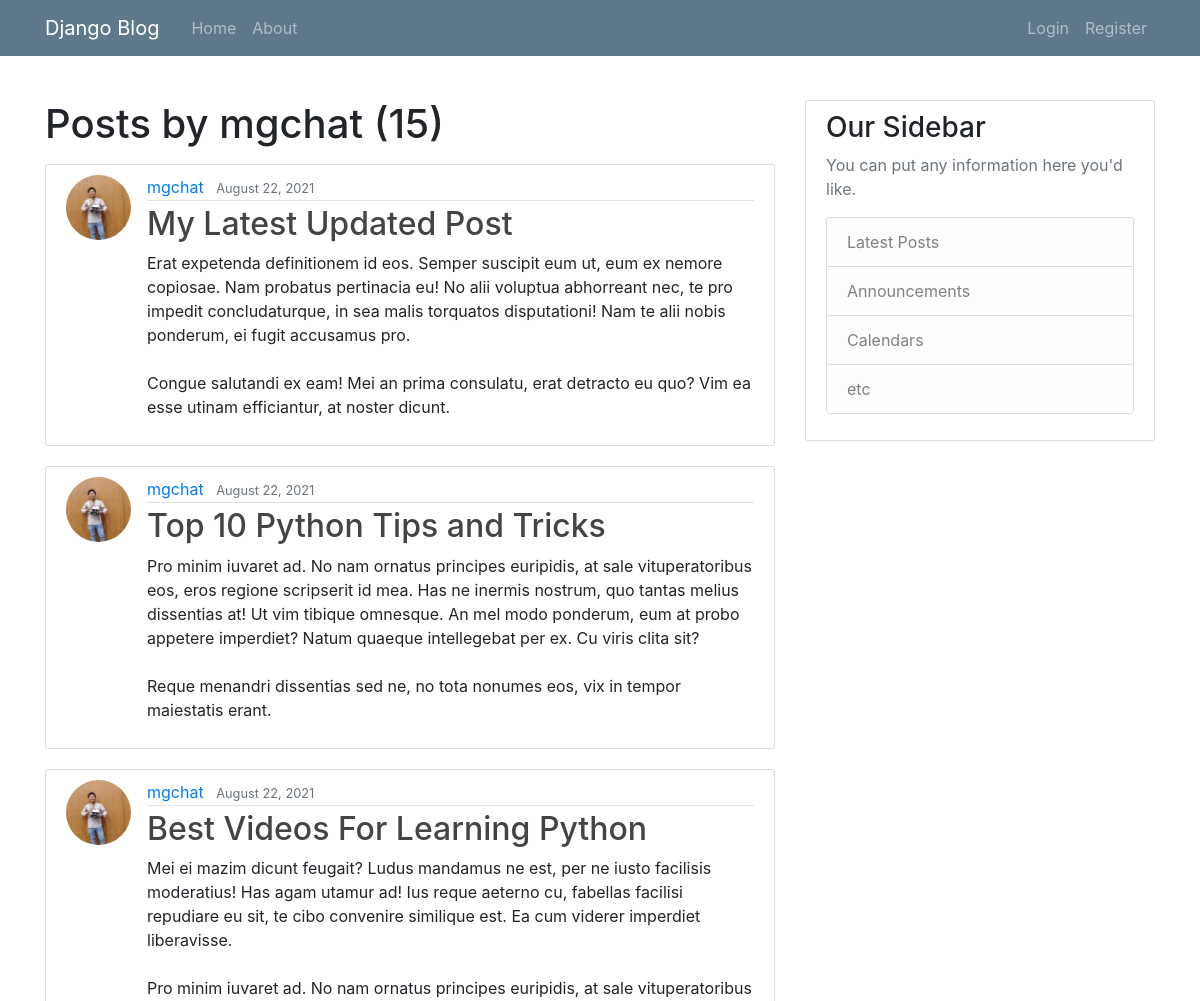
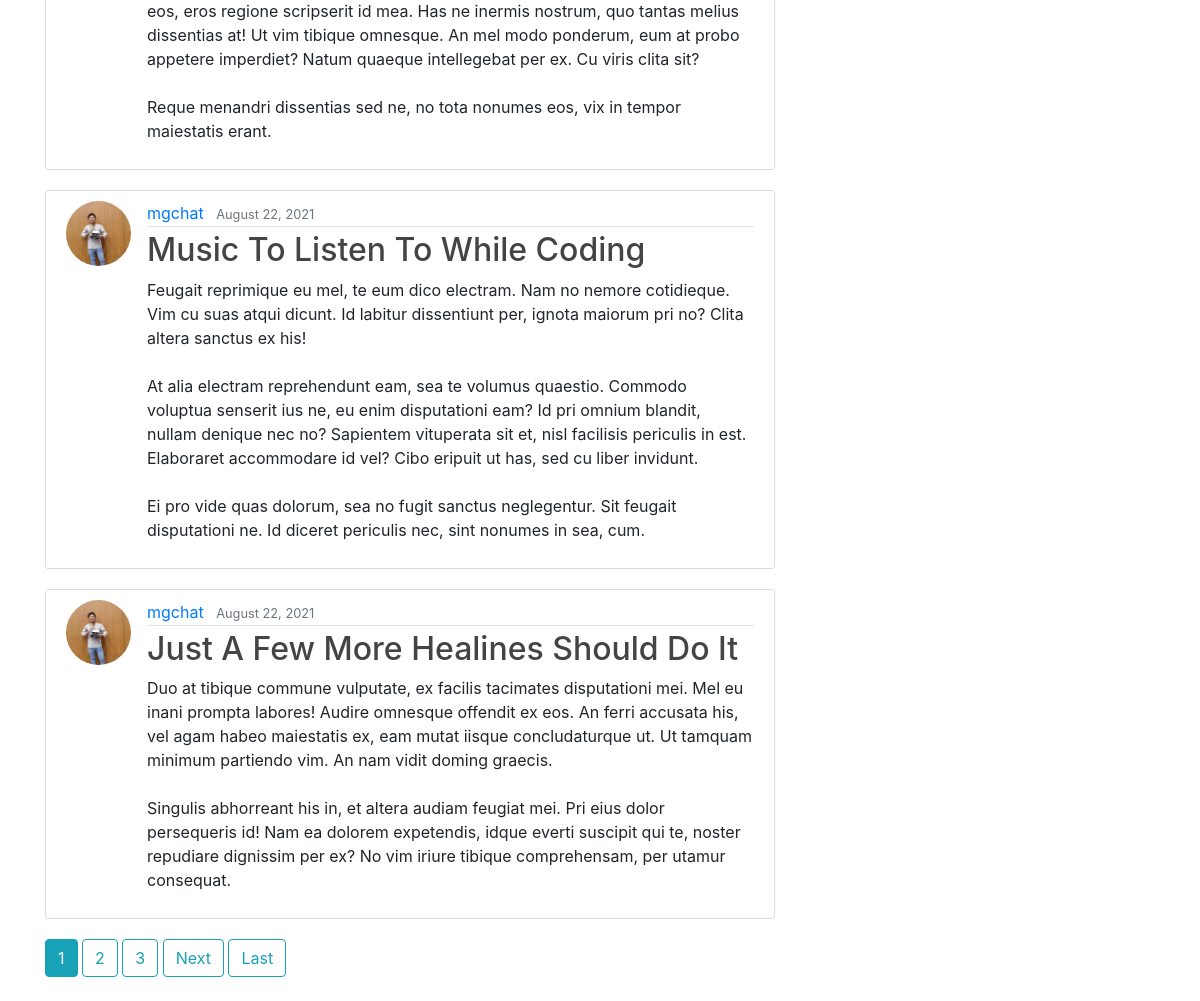
The app's page /user/mgchat with its own data (2 pictures, top to bottom).
### blog/models.py (models this page shows, shortened)
class Post(models.Model):
    title = models.CharField(max_length=100)
    content = models.TextField()
    date_posted = models.DateTimeField(default=timezone.now)
    author = models.ForeignKey(User, on_delete=models.CASCADE)# delete all posts when user is deleted.

### users/models.py (models this page shows, shortened)
class Profile(models.Model):
    user = models.OneToOneField(User, on_delete=models.CASCADE)
    image = models.ImageField(default='default.jpg', upload_to='profile_pics')
    '''
    You've overridden the save method, but you haven't
    preserved its signature. Yo need to accept the same arguments
    as the original method, and pass them in when calling super.
    '''
    def save(self, *args, **kwargs):
        super().save(*args, **kwargs)
        img = Image.open(self.image.path)
        if img.height > 300 or img.width > 300:
            output_size = (300, 300)
            img.thumbnail(output_size)
            img.save(self.image.path)

### blog/views.py (the view)
# urls.py: path('user/<str:username>', UserPostListView.as_view(), name='user-posts'),
class UserPostListView(ListView):
  model = Post
  template_name = 'blog/user_posts.html'  # <app>/<model>_<viewtype>.html
  context_object_name = 'posts'
  paginate_by = 5
  def get_queryset(self):
    user = get_object_or_404(User, username=self.kwargs.get('username'))
    return Post.objects.filter(author=user).order_by('-date_posted')

### blog/templates/blog/user_posts.html (shortened to what this page needs)
{% extends 'blog/template.html' %}
{%block content %}
    <h1 class='mb-3'>Posts by {{ view.kwargs.username }} ({{ page_obj.paginator.count }})</h1>
    {% for post in posts %}
        <article class="media content-section">
            <img class='rounded-circle article-img' src="{{ post.author.profile.image.url }}" alt="">
            <div class="media-body">
            <div class="article-metadata">
                <a class="mr-2" href="{% url 'user-posts' post.author.username %}">{{ post.author }}</a>
                <small class="text-muted">{{ post.date_posted|date:"F d, Y" }}</small>
            </div>
            <h2><a class="article-title" href="{% url 'post-detail' post.id %}">{{ post.title }}</a></h2>
            <p class="article-content">{{ post.content }}</p>
            </div>
        </article>
    {% endfor %}
    {% if is_paginated %}
        {% for num in page_obj.paginator.page_range %}
            {% if page_obj.number == num %}
                <a class='btn btn-info mb-4' href="?page={{ num }}">{{ num }}</a>
            {% elif num > page_obj.number|add:'-3' and num < page_obj.number|add:'3'%}
                <a class='btn btn-outline-info mb-4' href="?page={{ num }}">{{ num }}</a>
            {% endif %}
        {% endfor %}
        {% if page_obj.has_next %}
            <a class='btn btn-outline-info mb-4' href="?page={{ page_obj.next_page_number }}">Next</a>
            <a class='btn btn-outline-info mb-4' href="?page={{ page_obj.paginator.num_pages }}">Last</a>
        {% endif %}
    {% endif %}
{% endblock content %}

### blog/templates/blog/template.html (shortened to what this page needs)
{% load static %}
<!DOCTYPE html>
<html lang="en">
<head>
    <link rel="stylesheet" href="{% static 'blog/main.css' %}">
    <link rel="stylesheet" href="https://maxcdn.bootstrapcdn.com/bootstrap/4.0.0/css/bootstrap.min.css">
</head>
<body>
    <header class="site-header">
        <nav class="navbar navbar-expand-md navbar-dark bg-steel fixed-top">
          <div class="container">
            <a class="navbar-brand mr-4" href="/">Django Blog</a>
            <div class="collapse navbar-collapse" id="navbarToggle">
              <div class="navbar-nav mr-auto">
                <a class="nav-item nav-link" href="{% url 'blog-home' %}">Home</a>
                <a class="nav-item nav-link" href="{% url 'blog-about' %}">About</a>
              </div>
              <div class="navbar-nav">
                {%if user.is_authenticated %}
                  <a class="nav-item nav-link" href="{% url 'post-create' %}">New Post</a>
                  <a class="nav-item nav-link" href="{% url 'profile' %}">Profile</a>
                  <a class="nav-item nav-link" href="{% url 'logout' %}">Logout</a>
                {% else %}
                  <a class="nav-item nav-link" href="{% url 'login' %}">Login</a>
                  <a class="nav-item nav-link" href="{% url 'register' %}">Register</a>
                {% endif %}
              </div>
            </div>
          </div>
        </nav>
    </header>
    <main role="main" class="container">
        <div class="row">
          <div class="col-md-8">
            {% block content %}{% endblock %}
          </div>
          <div class="col-md-4">
            <div class="content-section">
              <h3>Our Sidebar</h3>
              <p class='text-muted'>You can put any information here you'd like.
                <ul class="list-group">
                  <li class="list-group-item list-group-item-light">Latest Posts</li>
                  <li class="list-group-item list-group-item-light">Announcements</li>
                  <li class="list-group-item list-group-item-light">Calendars</li>
                  <li class="list-group-item list-group-item-light">etc</li>
                </ul>
              </p>
            </div>
          </div>
        </div>
    </main>
  </body>
</body>
</html>

### blog/static/blog/main.css (style rules this page uses)
body { background: #fafafa; color: #333333; }
h1, h2, h3, h4, h5, h6 { color: #444444; }
ul { margin: 0; }
.row { margin-top: 100px; }
.bg-steel { background-color: #5f788a; }
.site-header .navbar-nav .nav-link { color: #cbd5db; }
.content-section { background: #ffffff; padding: 10px 20px; border: 1px solid #dddddd; border-radius: 3px; margin-bottom: 20px; }
.article-title { color: #444444; }
.article-content { white-space: pre-line; }
.article-img { height: 65px; width: 65px; margin-right: 16px; }
.article-metadata { padding-bottom: 1px; margin-bottom: 4px; border-bottom: 1px solid #e3e3e3 }

### records on screen
Post: author.profile.image (picture), author "mgchat", date_posted "August 22, 2021", title "My Latest Updated Post", content "Erat expetenda definitionem id eos. Semper suscipit eum ut, eum ex nemore copiosae. Nam probatus pertinacia eu! No alii voluptua abhorreant nec, te pro impedit concludaturque, in sea malis torquatos disputationi! Nam te alii nobis ponderum, ei fugit accusamus pro. Congue salutandi ex eam! Mei an prima consulatu, erat detracto eu quo? Vim ea esse utinam efficiantur, at noster dicunt."
Post: author.profile.image (picture), author "mgchat", date_posted "August 22, 2021", title "Top 10 Python Tips and Tricks", content "Pro minim iuvaret ad. No nam ornatus principes euripidis, at sale vituperatoribus eos, eros regione scripserit id mea. Has ne inermis nostrum, quo tantas melius dissentias at! Ut vim tibique omnesque. An mel modo ponderum, eum at probo appetere imperdiet? Natum quaeque intellegebat per ex. Cu viris clita sit? Reque menandri dissentias sed ne, no tota nonumes eos, vix in tempor maiestatis erant."
Post: author.profile.image (picture), author "mgchat", date_posted "August 22, 2021", title "Best Videos For Learning Python", content "Mei ei mazim dicunt feugait? Ludus mandamus ne est, per ne iusto facilisis moderatius! Has agam utamur ad! Ius reque aeterno cu, fabellas facilisi repudiare eu sit, te cibo convenire similique est. Ea cum viderer imperdiet liberavisse. Pro minim iuvaret ad. No nam ornatus principes euripidis, at sale vituperatoribus eos, eros regione scripserit id mea. Has ne inermis nostrum, quo tantas melius dissentias at! Ut vim tibique omnesque. An mel modo ponderum, eum at probo appetere imperdiet? Natum quaeque intellegebat per ex. Cu viris clita sit? Reque menandri dissentias sed ne, no tota nonumes eos, vix in tempor maiestatis erant."
Post: author.profile.image (picture), author "mgchat", date_posted "August 22, 2021", title "Music To Listen To While Coding", content "Feugait reprimique eu mel, te eum dico electram. Nam no nemore cotidieque. Vim cu suas atqui dicunt. Id labitur dissentiunt per, ignota maiorum pri no? Clita altera sanctus ex his! At alia electram reprehendunt eam, sea te volumus quaestio. Commodo voluptua senserit ius ne, eu enim disputationi eam? Id pri omnium blandit, nullam denique nec no? Sapientem vituperata sit et, nisl facilisis periculis in est. Elaboraret accommodare id vel? Cibo eripuit ut has, sed cu liber invidunt. Ei pro vide quas dolorum, sea no fugit sanctus neglegentur. Sit feugait disputationi ne. Id diceret periculis nec, sint nonumes in sea, cum."
Post: author.profile.image (picture), author "mgchat", date_posted "August 22, 2021", title "Just A Few More Healines Should Do It", content "Duo at tibique commune vulputate, ex facilis tacimates disputationi mei. Mel eu inani prompta labores! Audire omnesque offendit ex eos. An ferri accusata his, vel agam habeo maiestatis ex, eam mutat iisque concludaturque ut. Ut tamquam minimum partiendo vim. An nam vidit doming graecis. Singulis abhorreant his in, et altera audiam feugiat mei. Pri eius dolor persequeris id! Nam ea dolorem expetendis, idque everti suscipit qui te, noster repudiare dignissim per ex? No vim iriure tibique comprehensam, per utamur consequat."

### other values on screen
{{ view.kwargs.username }} "mgchat"
{{ page_obj.paginator.count }} "15"
{{ num }} "1"
{{ num }} "2" "3"
